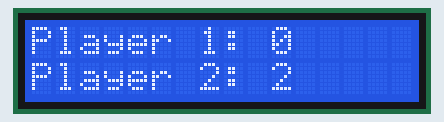
Recording of a sketch running on a simulated Arduino Uno, built with avr-gcc and run on an emulated ATmega328P. Shown: 16×2 character LCD.

Above: at 0.1 s.
At 1.1 s:
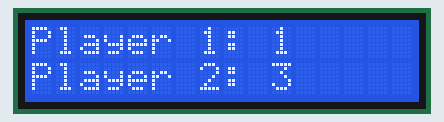
At 2.1 s:
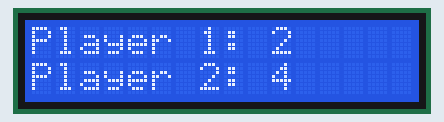
At 4.1 s:
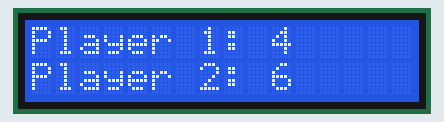
At 6.2 s:
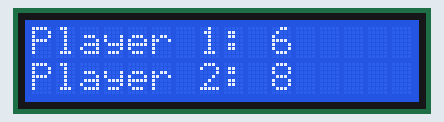
At 9.2 s:
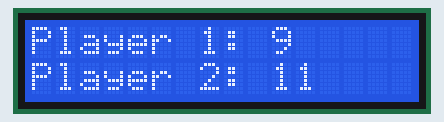

The sketch:

lcd.ino
```cpp
/*  Project simulation
    TinkerCad LCD test code

    Mjukvaruutveckare Inbyggda System
    Johan Kampe
    2017-12-07

    Testing Liquid Crystal Display
 */

#include <LiquidCrystal.h>

enum
{
    LCD_RS = A0,
    LCD_EN = A1,
    LCD_D4 = A2,
    LCD_D5 = A3,
    LCD_D6 = A4,
    LCD_D7 = A5
};

LiquidCrystal lcd(
    LCD_RS, LCD_EN, LCD_D4, LCD_D5, LCD_D6, LCD_D7);

void lcd_print_string(String s, int col, int row, bool clear);

void setup()
{
    lcd.begin(16, 2);
}

void loop()
{
    for(int i = 0; i < 10; i++)
    {
        lcd_print_string("Player 1: " + String(i),     0, 0, true);
        lcd_print_string("Player 2: " + String(i + 2), 0, 1, false);
        delay(1000);
    }
}

void lcd_print_string(String s, int col, int row, bool clear)
{
    if(clear)
    {
        lcd.clear();
    }

    lcd.setCursor(col, row);
    lcd.print(s);
}
```

Measured:
- by itself, everything shown: repeats every 10.1 s, in 10 steps
- what the display in image 1 shows lasts 1.0 s, from 1.1 s to 2.1 s
